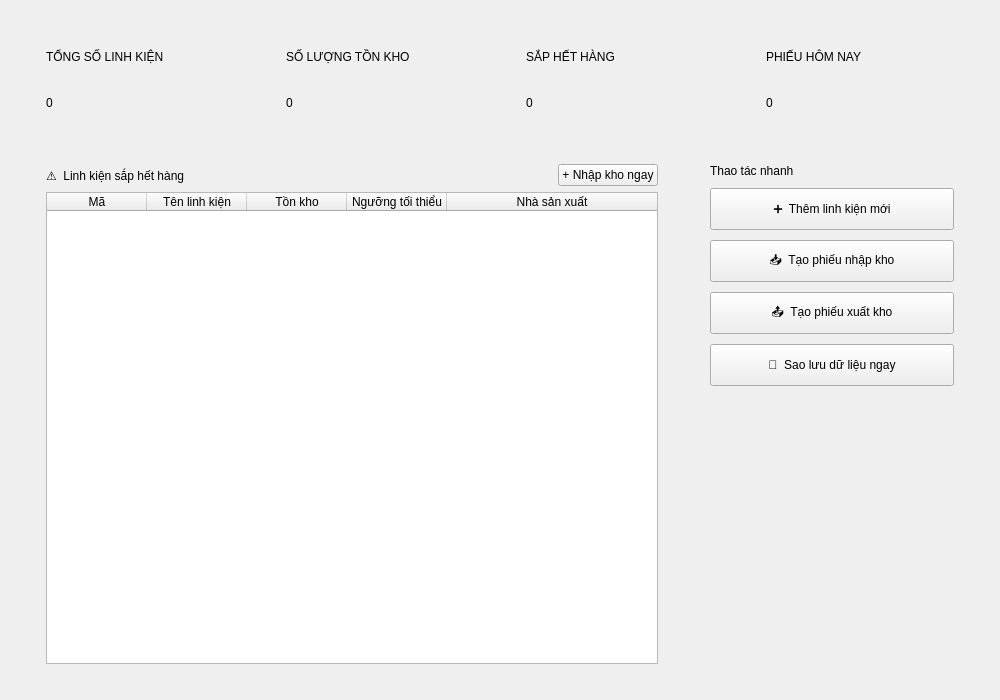
<?xml version="1.0" encoding="UTF-8"?>
<ui version="4.0">
 <class>DashboardPage</class>
 <widget class="QWidget" name="DashboardPage">
  <property name="geometry"><rect><x>0</x><y>0</y><width>1000</width><height>700</height></rect></property>
  <layout class="QVBoxLayout" name="mainLayout">
   <property name="leftMargin"><number>28</number></property>
   <property name="topMargin"><number>22</number></property>
   <property name="rightMargin"><number>28</number></property>
   <property name="bottomMargin"><number>22</number></property>
   <property name="spacing"><number>18</number></property>
   <item>
    <layout class="QHBoxLayout" name="cardsLayout">
     <property name="spacing"><number>16</number></property>
     <item>
      <widget class="QFrame" name="cardTotalComponents">
       <property name="minimumSize"><size><width>0</width><height>110</height></size></property>
       <property name="styleSheet"><string notr="true">QFrame#cardTotalComponents{border-left: 4px solid #2563EB;}</string></property>
       <layout class="QVBoxLayout" name="c1Layout">
        <property name="leftMargin"><number>18</number></property>
        <property name="topMargin"><number>14</number></property>
        <item>
         <widget class="QLabel" name="lblCard1Title">
          <property name="text"><string>TỔNG SỐ LINH KIỆN</string></property>
          <property name="objectName" stdset="0"><string notr="true">cardLabel</string></property>
         </widget>
        </item>
        <item>
         <widget class="QLabel" name="lblCard1Value">
          <property name="text"><string>0</string></property>
          <property name="objectName" stdset="0"><string notr="true">cardValue</string></property>
         </widget>
        </item>
       </layout>
      </widget>
     </item>
     <item>
      <widget class="QFrame" name="cardStockValue">
       <property name="minimumSize"><size><width>0</width><height>110</height></size></property>
       <property name="styleSheet"><string notr="true">QFrame#cardStockValue{border-left: 4px solid #16A34A;}</string></property>
       <layout class="QVBoxLayout" name="c2Layout">
        <property name="leftMargin"><number>18</number></property>
        <property name="topMargin"><number>14</number></property>
        <item>
         <widget class="QLabel" name="lblCard2Title">
          <property name="text"><string>SỐ LƯỢNG TỒN KHO</string></property>
          <property name="objectName" stdset="0"><string notr="true">cardLabel</string></property>
         </widget>
        </item>
        <item>
         <widget class="QLabel" name="lblCard2Value">
          <property name="text"><string>0</string></property>
          <property name="objectName" stdset="0"><string notr="true">cardValue</string></property>
         </widget>
        </item>
       </layout>
      </widget>
     </item>
     <item>
      <widget class="QFrame" name="cardLowStock">
       <property name="minimumSize"><size><width>0</width><height>110</height></size></property>
       <property name="styleSheet"><string notr="true">QFrame#cardLowStock{border-left: 4px solid #DC2626;}</string></property>
       <layout class="QVBoxLayout" name="c3Layout">
        <property name="leftMargin"><number>18</number></property>
        <property name="topMargin"><number>14</number></property>
        <item>
         <widget class="QLabel" name="lblCard3Title">
          <property name="text"><string>SẮP HẾT HÀNG</string></property>
          <property name="objectName" stdset="0"><string notr="true">cardLabel</string></property>
         </widget>
        </item>
        <item>
         <widget class="QLabel" name="lblCard3Value">
          <property name="text"><string>0</string></property>
          <property name="objectName" stdset="0"><string notr="true">cardValue</string></property>
         </widget>
        </item>
       </layout>
      </widget>
     </item>
     <item>
      <widget class="QFrame" name="cardReceipts">
       <property name="minimumSize"><size><width>0</width><height>110</height></size></property>
       <property name="styleSheet"><string notr="true">QFrame#cardReceipts{border-left: 4px solid #D97706;}</string></property>
       <layout class="QVBoxLayout" name="c4Layout">
        <property name="leftMargin"><number>18</number></property>
        <property name="topMargin"><number>14</number></property>
        <item>
         <widget class="QLabel" name="lblCard4Title">
          <property name="text"><string>PHIẾU HÔM NAY</string></property>
          <property name="objectName" stdset="0"><string notr="true">cardLabel</string></property>
         </widget>
        </item>
        <item>
         <widget class="QLabel" name="lblCard4Value">
          <property name="text"><string>0</string></property>
          <property name="objectName" stdset="0"><string notr="true">cardValue</string></property>
         </widget>
        </item>
       </layout>
      </widget>
     </item>
    </layout>
   </item>
   <item>
    <layout class="QHBoxLayout" name="bottomLayout">
     <property name="spacing"><number>16</number></property>
     <item>
      <widget class="QFrame" name="lowStockFrame">
       <layout class="QVBoxLayout" name="lowStockLayout">
        <property name="leftMargin"><number>18</number></property>
        <property name="topMargin"><number>14</number></property>
        <property name="rightMargin"><number>18</number></property>
        <property name="bottomMargin"><number>14</number></property>
        <item>
         <layout class="QHBoxLayout" name="lowStockHeader">
          <item>
           <widget class="QLabel" name="lblLowStockTitle">
            <property name="text"><string>⚠️  Linh kiện sắp hết hàng</string></property>
            <property name="objectName" stdset="0"><string notr="true">sectionTitle</string></property>
           </widget>
          </item>
          <item>
           <spacer name="lsSpacer">
            <property name="orientation"><enum>Qt::Horizontal</enum></property>
            <property name="sizeHint"><size><width>40</width><height>20</height></size></property>
           </spacer>
          </item>
          <item>
           <widget class="QPushButton" name="btnGoToStockIn">
            <property name="text"><string>+ Nhập kho ngay</string></property>
            <property name="cursor"><cursorShape>PointingHandCursor</cursorShape></property>
            <property name="objectName" stdset="0"><string notr="true">accentButton</string></property>
           </widget>
          </item>
         </layout>
        </item>
        <item>
         <widget class="QTableWidget" name="tblLowStock">
          <property name="editTriggers"><set>QAbstractItemView::NoEditTriggers</set></property>
          <property name="selectionBehavior"><enum>QAbstractItemView::SelectRows</enum></property>
          <property name="alternatingRowColors"><bool>true</bool></property>
          <attribute name="horizontalHeaderStretchLastSection"><bool>true</bool></attribute>
          <column><property name="text"><string>Mã</string></property></column>
          <column><property name="text"><string>Tên linh kiện</string></property></column>
          <column><property name="text"><string>Tồn kho</string></property></column>
          <column><property name="text"><string>Ngưỡng tối thiểu</string></property></column>
          <column><property name="text"><string>Nhà sản xuất</string></property></column>
         </widget>
        </item>
       </layout>
      </widget>
     </item>
     <item>
      <widget class="QFrame" name="quickActionsFrame">
       <property name="minimumSize"><size><width>280</width><height>0</height></size></property>
       <property name="maximumSize"><size><width>300</width><height>16777215</height></size></property>
       <layout class="QVBoxLayout" name="quickActionsLayout">
        <property name="leftMargin"><number>18</number></property>
        <property name="topMargin"><number>14</number></property>
        <property name="rightMargin"><number>18</number></property>
        <property name="spacing"><number>10</number></property>
        <item>
         <widget class="QLabel" name="lblQuickTitle">
          <property name="text"><string>Thao tác nhanh</string></property>
          <property name="objectName" stdset="0"><string notr="true">sectionTitle</string></property>
         </widget>
        </item>
        <item>
         <widget class="QPushButton" name="btnQuickAddComponent">
          <property name="minimumSize"><size><width>0</width><height>42</height></size></property>
          <property name="cursor"><cursorShape>PointingHandCursor</cursorShape></property>
          <property name="text"><string>➕  Thêm linh kiện mới</string></property>
         </widget>
        </item>
        <item>
         <widget class="QPushButton" name="btnQuickStockIn">
          <property name="minimumSize"><size><width>0</width><height>42</height></size></property>
          <property name="cursor"><cursorShape>PointingHandCursor</cursorShape></property>
          <property name="text"><string>📥  Tạo phiếu nhập kho</string></property>
         </widget>
        </item>
        <item>
         <widget class="QPushButton" name="btnQuickStockOut">
          <property name="minimumSize"><size><width>0</width><height>42</height></size></property>
          <property name="cursor"><cursorShape>PointingHandCursor</cursorShape></property>
          <property name="text"><string>📤  Tạo phiếu xuất kho</string></property>
         </widget>
        </item>
        <item>
         <widget class="QPushButton" name="btnQuickBackup">
          <property name="minimumSize"><size><width>0</width><height>42</height></size></property>
          <property name="cursor"><cursorShape>PointingHandCursor</cursorShape></property>
          <property name="text"><string>💾  Sao lưu dữ liệu ngay</string></property>
         </widget>
        </item>
        <item>
         <spacer name="qaSpacer">
          <property name="orientation"><enum>Qt::Vertical</enum></property>
          <property name="sizeHint"><size><width>20</width><height>40</height></size></property>
         </spacer>
        </item>
       </layout>
      </widget>
     </item>
    </layout>
   </item>
  </layout>
 </widget>
 <resources/>
 <connections/>
</ui>
